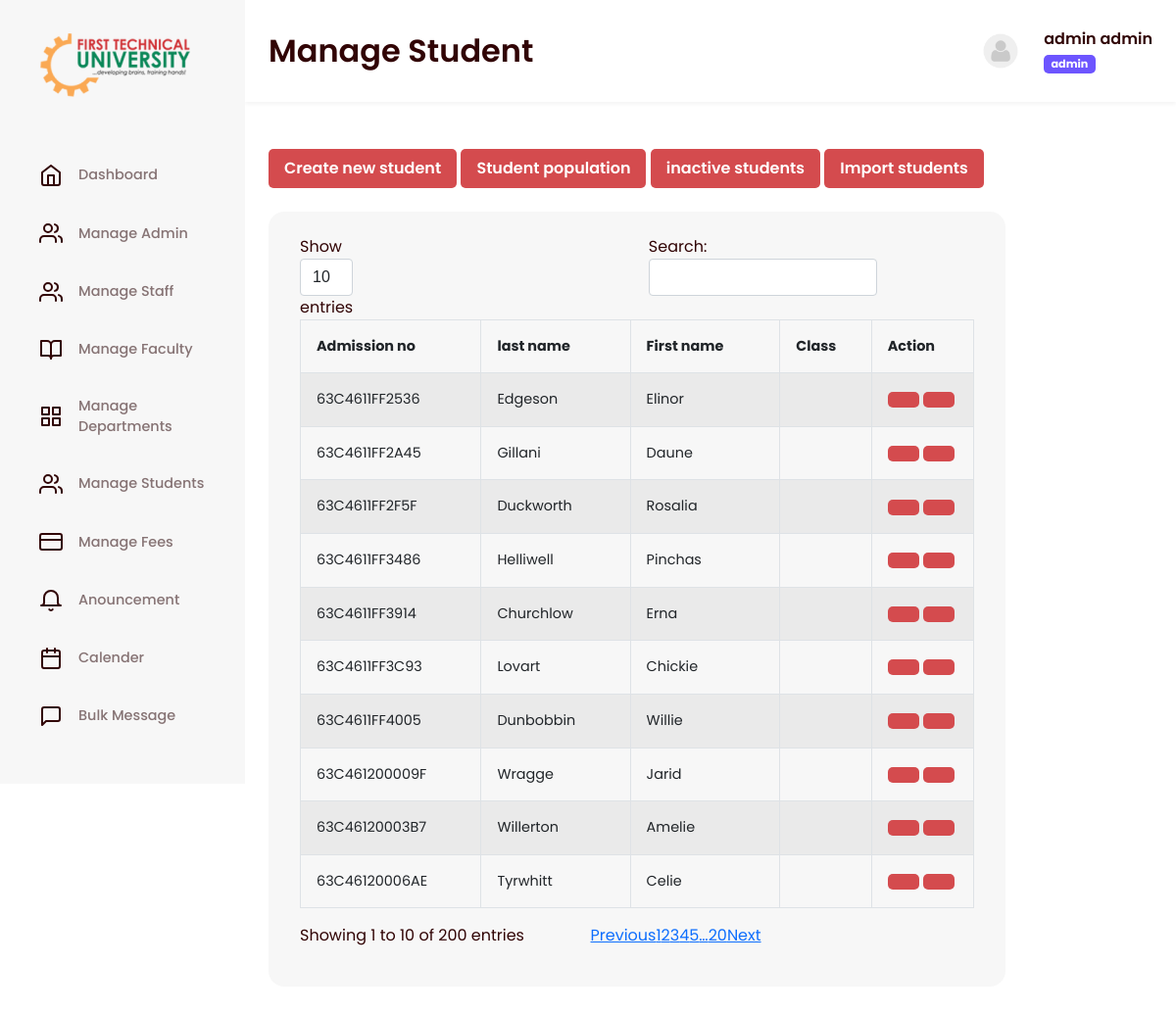
The page /admin/mstudent.php (signed in) on the database its author committed.
### tables this page shows
CREATE TABLE `students` (
  `sn` int(11) NOT NULL,
  `fname` varchar(20) NOT NULL,
  `mname` varchar(20) NOT NULL,
  `lname` varchar(20) NOT NULL,
  `admission_no` varchar(50) NOT NULL,
  `matric_no` varchar(20) NOT NULL,
  `program` varchar(120) NOT NULL,
  `email` varchar(150) DEFAULT NULL,
  `phone` varchar(16) NOT NULL,
  `gender` varchar(7) NOT NULL,
  `level` varchar(50) NOT NULL,
  `college` varchar(120) NOT NULL,
  `department` varchar(120) NOT NULL,
  `address` text NOT NULL,
  `religion` varchar(15) NOT NULL,
  `lga` varchar(20) NOT NULL,
  `state` varchar(15) NOT NULL,
  `country` varchar(15) NOT NULL,
  `picture` varchar(200) NOT NULL,
  `status` int(11) NOT NULL DEFAULT 0,
  `active` int(11) NOT NULL DEFAULT 1,
  `dates` varchar(10) NOT NULL,
  `parents` varchar(50) NOT NULL,
  `parents_phone1` varchar(16) NOT NULL,
  `parents_phone2` varchar(16) NOT NULL,
  `p_email` varchar(200) NOT NULL,
  `age` int(11) NOT NULL,
  `dob` date NOT NULL,
  `username` varchar(200) NOT NULL,
  `date_admitted` date NOT NULL,
  `batch` varchar(12) NOT NULL,
  `blood_group` varchar(50) NOT NULL,
  `genotype` varchar(50) NOT NULL,
  `height` varchar(50) NOT NULL,
  `weight` varchar(50) NOT NULL,
  `last_update` varchar(11) NOT NULL,
  `extral` int(11) NOT NULL,
  `disability` varchar(220) NOT NULL
);

### admin/header.php (called while the page is built, shortened)
<?php include("../conn.php") ?>
<?php session_start();
$users = $_SESSION['users'];
$s1 = mysqli_query($con, "SELECT * FROM admin where username = '$users'");
$sh1 = mysqli_fetch_array($s1);
$name1 = $sh1['fname'] . " " . $sh1['lname'];
$img = $sh1['picture'];
if ($img == "") {
    $img2 = "passport/default.png";
} else {
    $img2 = $img;
}
$role = "admin";
?>
<?php include("../extras/header.php") ?>

### admin/mstudent.php (the view, shortened to what this page needs)
<?php
$title = "Manage Student";
include("header.php");
?>
<div class="viewbox-content">
    <div class="content">
        <div class="col-sm-10 mb-5">
            <div class="content">
                <div class="panel-body">
                    <a href="cstudent.php" class="btn btn-pink"><span class="glyphicon glyphicon-plus"></span> Create
                        new student</a> <a href="student_records.php" class="btn btn-pink"> Student population</a>
                    <a href="inactive_students.php" class="btn btn-pink"> inactive students</a>
                    <a class="btn btn-pink" href="imports.php"><span class="glyphicon glyphicon-import"></span> Import
                        students</a>
                </div>
                <div class="panel-body">
                    <div class="table-responsive table-box" id="record">
                        <table id="student_data" class="table table-bordered table-striped">
                            <thead>
                                <tr>
                                    <th>Admission no</th>
                                    <th>last name</th>
                                    <th>First name</th>
                                    <th>Class</th>
                                    <th>Action</th>
                                </tr>
                            </thead>
                            <tbody>
                                <?php
                                $s2 = mysqli_query($con, "SELECT * FROM students ");
                                while ($sh2 = mysqli_fetch_array($s2)) {
                                    $admission = $sh2['admission_no'];
                                    $lname = $sh2['lname'];
                                    $fname = $sh2['fname'];
                                    $username = $sh2['username'];
                                    $active = $sh2['active'];
                                    if ($active == '0') {
                                        $dis = "none";
                                    } else {
                                        $dis = "";
                                    }
                                    ?>
                                    <tr>
                                        <td><?php echo $admission ?></td>
                                        <td>
                                            <?php echo $lname ?>
                                        </td>
                                        <td><?php echo $fname ?></td>
                                        <td>
                                        </td>
                                        <td>
                                            <a href="view_student.php?is=<?php echo $username ?>"
                                                class=" btn btn-pink"></a>
                                            <a href="#" data-bs-toggle="modal" data-bs-target=".bs-example-modal-sms"
                                                class=" btn btn-pink proceed1" style="display: <?php echo $dis; ?>"
                                                title='render student inactive' data="<?php echo $admission ?>"
                                                data2="<?php echo $fname . ' ' . $lname ?>"></a>
                                        </td>
                                    </tr>
                                <?php
                                }
                                ?>
                            </tbody>
                        </table>
                    </div>
                </div>
            </div>
        </div>
    </div>
</div>
<?php include("../extras/footer.php") ?>

### extras/body.php (shortened to what this page needs)
<body>
    <main id="super-box">
        <?php include("navbar.php") ?>
        <section class="viewbox">
            <div class="viewbox-nav">
                <h1>
                    <?= $title ?>
                </h1>
                <div id="droppy" class="dropdown">
                    <div class="profile-bar dropdown-toggle" type="button" id="dropdownMenuButton1"
                        data-bs-toggle="dropdown" aria-expanded="false">
                        <div class="image">
                            <img src="<?= $img2 ?>" alt="">
                        </div>
                        <div class="content">
                            <p>
                                <?= $name1 ?>
                            </p>
                            <span class="badge bg-secondary"><?= $role ?></span>
                        </div>
                    </div>
                </div>
            </div>

### assets/css/style.css (style rules this page uses)
body { font-family: 'Poppins', sans-serif !important; color: #310405 !important; }
h1 { font-weight: 600 !important; }
p { margin-bottom: 0 !important; }
.panel-body { margin-bottom: 1.5rem; }
.btn-pink { background-color: #d44b4e !important; color: #fff !important; border: none !important; padding: .5rem 1rem !important; border-radius: 5px !important; font-weight: 600 !important; transition: .3s !important; }
#super-box { display: flex; align-items: flex-start; min-height: 100vh; width: 100%; overflow-x: hidden; background-color: white; position: relative; }
#super-box nav, #super-box section.viewbox { min-height: 100vh; transition: .3s; overflow: hidden; }
#super-box .viewbox { width: calc(100% - 250px); margin-left: 250px; }
.viewbox .viewbox-nav, .viewbox .viewbox-content { padding: .7rem 1.5rem; }
.viewbox .viewbox-nav { display: flex; align-items: center; box-shadow: 0px 2px 4px rgba(0, 0, 0, 0.05); }
.viewbox .viewbox-nav h1 { margin-right: auto; }
.viewbox .viewbox-nav .profile-bar { display: flex; align-content: center; }
.viewbox .viewbox-nav .profile-bar .content p { margin-bottom: .3rem; font-weight: 600; }
.viewbox .viewbox-nav .profile-bar .content span { font-size: .7rem !important; background: #6D55FF !important; border-radius: 5px; }
.viewbox .viewbox-nav .profile-bar .image { width: 40px; height: 100%; overflow: hidden; display: flex; align-items: center; justify-content: center; margin: auto 0; margin-right: 1.5rem; }
.viewbox .viewbox-nav .profile-bar .image img { width: 40px; height: 40px; border-radius: 50%; display: block; margin: 0 auto; }
#droppy .profile-bar::after { opacity: 0; display: none; }
.viewbox .viewbox-content { padding-top: 3rem; max-width: 1400px; }
.table-box { padding: 24px 32px; gap: 16px; background: #F7F7F7; border-radius: 16px; width: 100%; overflow-x: scroll; }
.table>:not(:last-child)>:last-child>* { border-bottom-color: inherit !important; }
.table>:not(caption)>*>* { padding: 1rem !important; font-size: .9rem; }

### rows shown on the page
students: admission_no "63C4611FF2536", lname "Edgeson", fname "Elinor", active 1 (drawn)
students: admission_no "63C4611FF2A45", lname "Gillani", fname "Daune", active 1 (drawn)
students: admission_no "63C4611FF2F5F", lname "Duckworth", fname "Rosalia", active 1 (drawn)
students: admission_no "63C4611FF3486", lname "Helliwell", fname "Pinchas", active 1 (drawn)
students: admission_no "63C4611FF3914", lname "Churchlow", fname "Erna", active 1 (drawn)
students: admission_no "63C4611FF3C93", lname "Lovart", fname "Chickie", active 1 (drawn)
students: admission_no "63C4611FF4005", lname "Dunbobbin", fname "Willie", active 1 (drawn)
students: admission_no "63C461200009F", lname "Wragge", fname "Jarid", active 1 (drawn)
students: admission_no "63C46120003B7", lname "Willerton", fname "Amelie", active 1 (drawn)
students: admission_no "63C46120006AE", lname "Tyrwhitt", fname "Celie", active 1 (drawn)

### other values the page prints
$item['name'] "Dashboard"
$item['name'] "Manage Admin"
$item['name'] "Manage Staff"
$item['name'] "Manage Faculty"
$item['name'] "Manage Departments"
$item['name'] "Manage Students"
$item['name'] "Manage Fees"
$item['name'] "Anouncement"
$item['name'] "Calender"
$item['name'] "Bulk Message"
$title "Manage Student"
$name1 "admin admin"
$role "admin"
